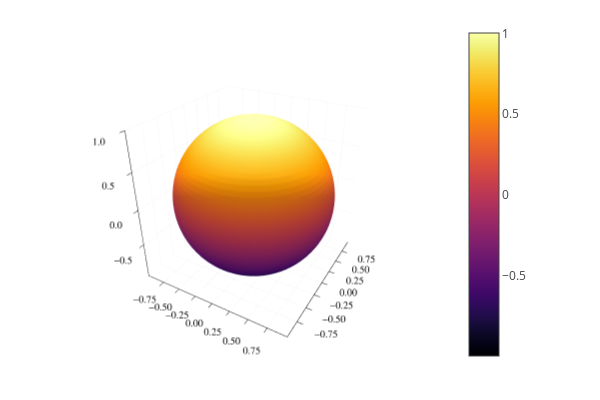

The cell this chart's notebook holds for it:
### Code cell
plotly()
X(r,theta,phi) = r * sin(theta) * sin(phi)
Y(r,theta,phi) = r * sin(theta) * cos(phi)
Z(r,theta,phi) = r * cos(theta)

thetas = range(0, stop=2pi,   length=100)
phis   = range(0, stop=2pi, length=100)

xs = [X(1, theta, phi) for theta in thetas, phi in phis] 
ys = [Y(1, theta, phi) for theta in thetas, phi in phis]
zs = [Z(1, theta, phi) for theta in thetas, phi in phis]

p1=surface(xs, ys, zs)

### Figure 1 — Plotly figure (JSON) as saved in the notebook; plotly's stock layout.template omitted (floating-point values rounded to 4 significant figures; data arrays with more than 128 entries replaced by an {"elided": "..."} marker saying what was removed)
{"data": [{"colorbar": {"len": 0.9525, "title": "", "x": 0.7652, "y": 0.5139}, "colorscale": {"elided": "256x2 mixed values"}, "name": "y1", "opacity": null, "scene": "scene", "showlegend": false, "showscale": true, "type": "surface", "x": {"elided": "100x100 float values"}, "xaxis": "x", "y": {"elided": "100x100 float values"}, "yaxis": "y", "z": {"elided": "100x100 float values"}, "zaxis": "z", "zmax": 1, "zmin": -0.9995}], "layout": {"annotations": [], "height": 400, "legend": {"bgcolor": "rgba(255, 255, 255, 1.000)", "bordercolor": "rgba(0, 0, 0, 1.000)", "borderwidth": 1, "font": {"color": "rgba(0, 0, 0, 1.000)", "family": "sans-serif", "size": 11}, "title": {"font": {"color": "rgba(0, 0, 0, 1.000)", "family": "sans-serif", "size": 15}, "text": ""}, "tracegroupgap": 0, "traceorder": "normal", "x": 1, "xanchor": "auto", "y": 1, "yanchor": "auto"}, "margin": {"b": 20, "l": 0, "r": 0, "t": 20}, "paper_bgcolor": "rgba(255, 255, 255, 1.000)", "plot_bgcolor": "rgba(255, 255, 255, 1.000)", "scene": {"camera": {"eye": {"x": 1.126, "y": -1.95, "z": 1.3}, "projection": "orthographic"}, "domain": {"x": [0.08064, 0.7652], "y": [0.03762, 0.9902]}, "xaxis": {"gridcolor": "rgba(0, 0, 0, 0.100)", "gridwidth": 0.5, "linecolor": "rgba(0, 0, 0, 1.000)", "mirror": false, "range": [-0.9997, 0.9997], "showgrid": true, "showline": true, "showticklabels": true, "tickangle": 0, "tickcolor": "rgb(0, 0, 0)", "tickfont": {"color": "rgba(0, 0, 0, 1.000)", "family": "sans-serif", "size": 11}, "tickmode": "array", "ticks": "inside", "ticktext": ["−0.75", "−0.50", "−0.25", "0.00", "0.25", "0.50", "0.75"], "tickvals": [-0.75, -0.5, -0.25, 0, 0.25, 0.5, 0.75], "title": "", "titlefont": {"color": "rgba(0, 0, 0, 1.000)", "family": "sans-serif", "size": 15}, "type": "-", "visible": true, "zeroline": false, "zerolinecolor": "rgba(0, 0, 0, 1.000)"}, "yaxis": {"gridcolor": "rgba(0, 0, 0, 0.100)", "gridwidth": 0.5, "linecolor": "rgba(0, 0, 0, 1.000)", "mirror": false, "range": [-0.9999, 0.9999], "showgrid": true, "showline": true, "showticklabels": true, "tickangle": 0, "tickcolor": "rgb(0, 0, 0)", "tickfont": {"color": "rgba(0, 0, 0, 1.000)", "family": "sans-serif", "size": 11}, "tickmode": "array", "ticks": "inside", "ticktext": ["−0.75", "−0.50", "−0.25", "0.00", "0.25", "0.50", "0.75"], "tickvals": [-0.75, -0.5, -0.25, 0, 0.25, 0.5, 0.75], "title": "", "titlefont": {"color": "rgba(0, 0, 0, 1.000)", "family": "sans-serif", "size": 15}, "type": "-", "visible": true, "zeroline": false, "zerolinecolor": "rgba(0, 0, 0, 1.000)"}, "zaxis": {"gridcolor": "rgba(0, 0, 0, 0.100)", "gridwidth": 0.5, "linecolor": "rgba(0, 0, 0, 1.000)", "mirror": false, "range": [-0.9995, 1], "showgrid": true, "showline": true, "showticklabels": true, "tickangle": 0, "tickcolor": "rgb(0, 0, 0)", "tickfont": {"color": "rgba(0, 0, 0, 1.000)", "family": "sans-serif", "size": 11}, "tickmode": "array", "ticks": "inside", "ticktext": ["−0.5", "0.0", "0.5", "1.0"], "tickvals": [-0.5, 0, 0.5, 1], "title": "", "titlefont": {"color": "rgba(0, 0, 0, 1.000)", "family": "sans-serif", "size": 15}, "type": "-", "visible": true, "zeroline": false, "zerolinecolor": "rgba(0, 0, 0, 1.000)"}}, "showlegend": true, "width": 600}}
